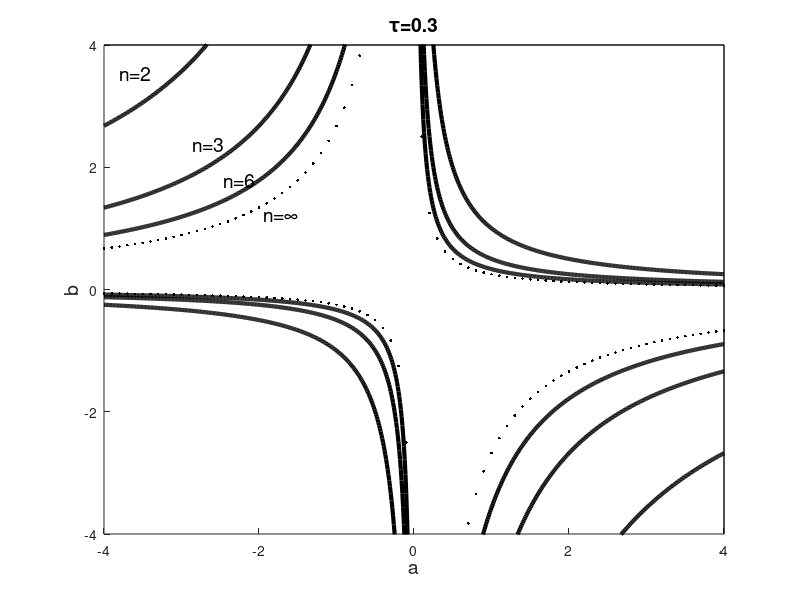

Source code (MATLAB):
function finite_line_fix_tau

%   ()
% Create figure
    figure1 = figure('InvertHardcopy','off','Color',[1 1 1], ...
        'position', [0 0 600 570]);
    set(figure1,'PaperUnits','centimeters');
    
    function minW = minW(tau)
        w = 0: 0.01: pi/2;
        func = w.*tan(w);
        
        ind = 1;
        while func(ind) < tau
            ind = ind + 1;
        end
        minW = func(ind);
    end

    function FF = Fodd(n)
        FF = 1/(4* cos(pi/(n+1)).^2); 
    end

    function FF = Feven(tau, n)
        w = minW(tau);
        FF = 1/(4*sin(w).^2 * cos(pi/(n+1)).^2); 
    end

 function plot_gip(tau, n)
        x = -bound:.01:bound;
        plot(x, Fodd(n)./x, 'color', 'k', 'LineWidth', 3);
        plot(x, -Feven(tau, n)./x, 'color', 'k', 'LineWidth', 3);
 end

function plot_gip_inf(tau, n)
    x = -bound:.1:bound;
    plot(x, Fodd(n)./x, '.', 'color', 'k', 'LineWidth', 1);
    plot(x, -Feven(tau, n)./x, '.', 'color', 'k', 'LineWidth', 1);
end

hold on
bound = 4;
tau = .3;
axis([-bound bound -bound bound]);

plot_gip(tau, 2);
plot_gip(tau, 3); 
plot_gip(tau, 5);
% infinity N
plot_gip_inf(tau, 666);


% Create xlabel
xlabel({'a'}, 'FontSize',14);

% Create ylabel
ylabel({'b'}, 'FontSize',14);

title({['\tau=' num2str(tau)]}, 'FontSize',14);

% Create textbox
annotation(figure1,'textbox',...
    [0.1498 0.85 0.095 0.0561],...
    'String',{'n=2'},...
    'FontSize',14,...
    'FitBoxToText','off',...
    'LineStyle','none',...
    'EdgeColor',[1 1 1]);
annotation(figure1,'textbox',...
    [0.2405 0.71 0.1 0.1],...
    'String',{'n=3'},...
    'FontSize',14,...
    'FitBoxToText','off',...
    'LineStyle','none',...
    'EdgeColor',[1 1 1]);
annotation(figure1,'textbox',...
    [0.279 0.65 0.1 0.1],...
    'String',{'n=6'},...
    'FontSize',14,...
    'FitBoxToText','off',...
    'LineStyle','none',...
    'EdgeColor',[1 1 1]);
annotation(figure1,'textbox',...
    [0.33 0.61 0.06 0.06],...
    'String',{'n=\infty'},...
    'FontSize',14,...
    'FitBoxToText','off',...
    'LineStyle','none',...
    'EdgeColor',[1 1 1]);


  % Дополнительные границы
    plot([-bound  bound], [ bound  bound], 'k', 'LineWidth', 1);
    plot([ bound  bound], [-bound  bound], 'k', 'LineWidth', 1);
    
% axes
set(gca, 'XTick',[ -4 -2 0 2 4], 'YTick',[ -4 -2 0 2 4]);


end



   